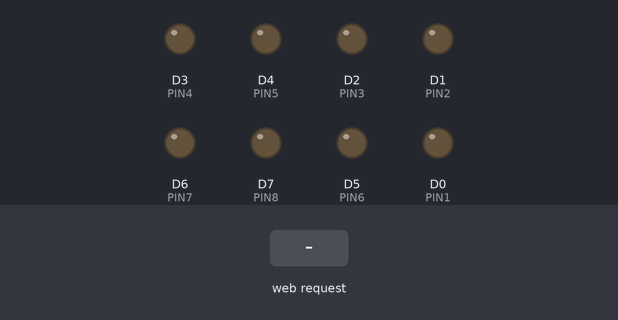
This sketch was run on a simulated ESP8266 (NodeMCU). Shown: output pins drawn as LEDs (lit = HIGH). The inputs (shaded band) are chosen by the test bench. WiFi joins after 1.5 s; servers stay silent unless stated; what the sketch prints to the serial monitor is not drawn.

Above: at 2.7 s.
2.8 s: HTTP request GET /led_set?state=11 received
At 3.5 s:
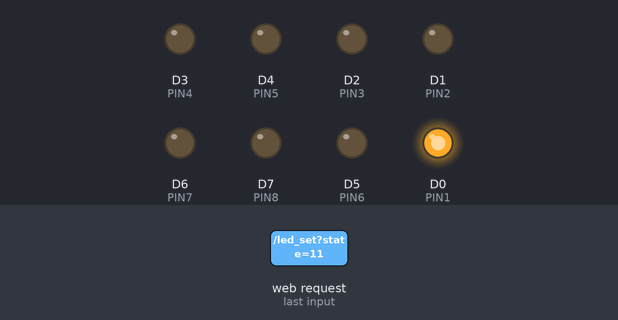
4.3 s: HTTP request GET /led_set?state=21 received
At 4.6 s:
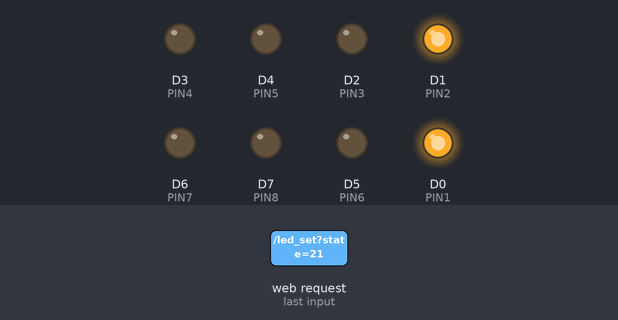
5.8 s: HTTP request GET /led_set?state=10 received
At 7.0 s:
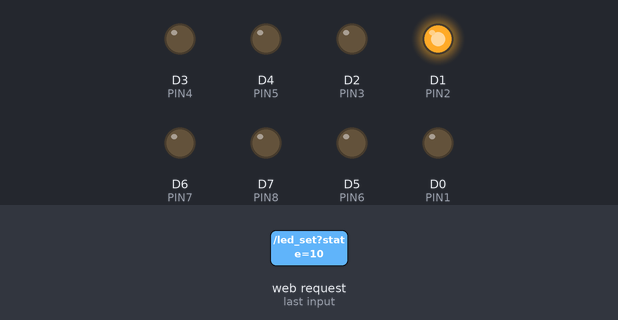
7.3 s: HTTP request GET /led_set?state=20 received
At 8.1 s:
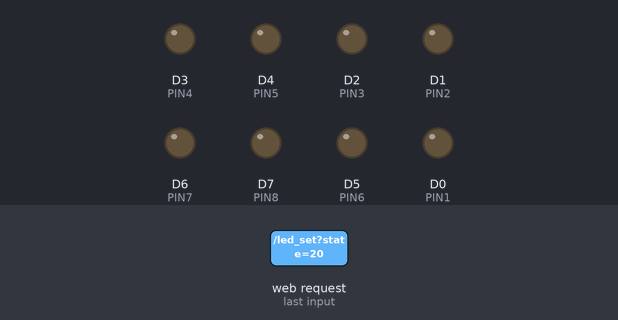
Timing chart, 0 to 9.8 s (numbered marks = the images above; inputs shaded):
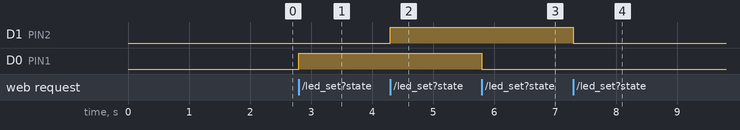

The sketch:

server.ino
```cpp
#include <ESP8266WiFi.h>
#include <ESP8266WebServer.h>
#include <ESP8266mDNS.h>
#include "Code.h";

#define PIN1 D0
#define PIN2 D1
#define PIN3 D2
#define PIN4 D3
#define PIN5 D4
#define PIN6 D5
#define PIN7 D6
#define PIN8 D7

ESP8266WebServer server(80);
const char* ssid = "Bhavani";
const char* passwd = "bhavani1234";

void handle(){
  server.send(200, "text/html", Code);
}


void led_control()
{
 String act_state = server.arg("state");
 if(act_state == "11")
 {
  digitalWrite(PIN1,HIGH); //LED ON
 }
 else if(act_state == "10")
 {
  digitalWrite(PIN1,LOW); //LED OFF
 }

 if(act_state == "21")
 {
  digitalWrite(PIN2,HIGH); //LED ON
 }
 else if(act_state == "20")
 {
  digitalWrite(PIN2,LOW); //LED OFF
 }
 if(act_state == "31")
 {
  digitalWrite(PIN3,HIGH); //LED ON
 }
 else if(act_state == "30")
 {
  digitalWrite(PIN3,LOW); //LED OFF
 }

 if(act_state == "41")
 {
  digitalWrite(PIN4,HIGH); //LED ON
 }
 else if(act_state == "40")
 {
  digitalWrite(PIN4,LOW); //LED OFF
 }if(act_state == "51")
 {
  digitalWrite(PIN5,HIGH); //LED ON
 }
 else if(act_state == "50")
 {
  digitalWrite(PIN5,LOW); //LED OFF
 }

 if(act_state == "61")
 {
  digitalWrite(PIN6,HIGH); //LED ON
 }
 else if(act_state == "60")
 {
  digitalWrite(PIN6,LOW); //LED OFF
 }if(act_state == "71")
 {
  digitalWrite(PIN7,HIGH); //LED ON
 }
 else if(act_state == "70")
 {
  digitalWrite(PIN7,LOW); //LED OFF
 }

 if(act_state == "81")
 {
  digitalWrite(PIN8,HIGH); //LED ON
 }
 else if(act_state == "80")
 {
  digitalWrite(PIN8,LOW); //LED OFF
 }

 server.send(200, "text/plane");
}

void setup(){
  Serial.begin(115200);

  pinMode(PIN1,OUTPUT);
  pinMode(PIN2,OUTPUT);
  pinMode(PIN3,OUTPUT);
  pinMode(PIN4,OUTPUT);
  pinMode(PIN5,OUTPUT);
  pinMode(PIN6,OUTPUT);
  pinMode(PIN7,OUTPUT);
  pinMode(PIN8,OUTPUT);


  WiFi.begin(ssid, passwd);
  while(WiFi.status() != WL_CONNECTED)
  {
    Serial.print(".");
    delay(500);
  }
  Serial.println();
  Serial.print("IP address : ");
  Serial.println(WiFi.localIP());


  if (!MDNS.begin("esp8266")) {
    Serial.println("Error setting up MDNS responder!");
    while (1) {
      delay(1000);
    }
  }

  Serial.println("mDNS responder started");

  server.on("/", handle);
  server.on("/led_set", led_control);
  server.begin();
  MDNS.addService("http", "tcp", 80);
}

void loop(){
  MDNS.update();
  server.handleClient();
}
```

Source omitted: Code.h (26897 bytes)

Measured:
- after the input at 2.8 s, D0 (PIN1): LOW → HIGH at once
- after the input at 4.3 s, D1 (PIN2): LOW → HIGH at once
- after the input at 5.8 s, D0 (PIN1): HIGH → LOW at once
- after the input at 7.3 s, D1 (PIN2): HIGH → LOW at once
